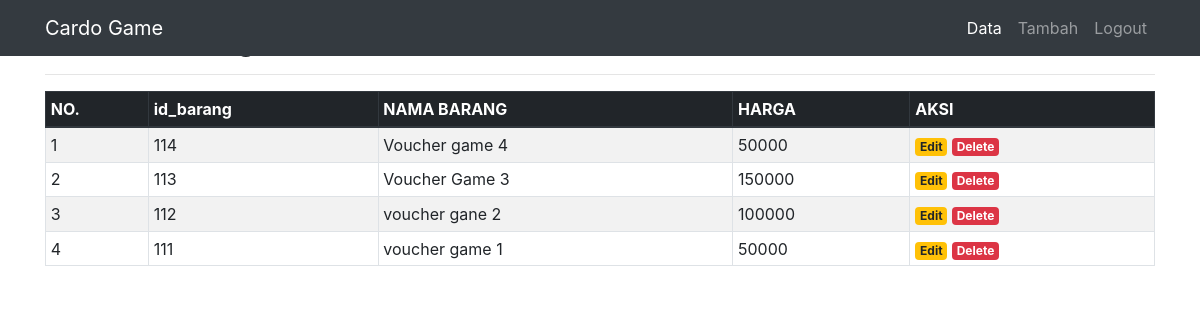
Screenshot of /crud.php with the database file from the repository.
### tables this page shows
CREATE TABLE `barang` (
  `id` int(11) NOT NULL,
  `id_barang` varchar(50) NOT NULL,
  `nama_barang` text NOT NULL,
  `harga` varchar(50) NOT NULL
);

### crud.php (the view, shortened to what this page needs)
<?php
include('config.php');
?>
<!DOCTYPE html>
<html>
<head>
	<link rel="stylesheet" href="https://stackpath.bootstrapcdn.com/bootstrap/4.1.3/css/bootstrap.min.css">
</head>
<body>
	 <nav class="navbar navbar-expand-lg navbar-dark bg-dark fixed-top">
    <div class="container">
      <a class="navbar-brand" href="">Cardo Game</a>
      <div class="collapse navbar-collapse" id="navbarResponsive">
        <ul class="navbar-nav ml-auto">
          <li class="nav-item active">
            <a class="nav-link" href="index2.php">Data
            </a>
          </li>
          <li class="nav-item">
            <a class="nav-link" href="tambah.php">Tambah</a>
          </li>
          <li class="nav-item">
            <a class="nav-link" href="logout.php">Logout</a>
          </li>
        </ul>
      </div>
    </div>
  </nav>
	<div class="container" style="margin-top:20px">
		<h2>Daftar Barang</h2>
		<hr>
		<table class="table table-striped table-hover table-sm table-bordered">
			<thead class="thead-dark">
				<tr>
					<th>NO.</th>
					<th>id_barang</th>
					<th>NAMA BARANG</th>
					<th>HARGA</th>
					<th>AKSI</th>
				</tr>
			</thead>
			<tbody>
				<?php
				$sql = mysqli_query($koneksi, "SELECT * FROM barang ORDER BY id DESC") or die(mysqli_error($koneksi));
				if(mysqli_num_rows($sql) > 0){
					$no = 1;
					while($data = mysqli_fetch_assoc($sql)){
						echo '
						<tr>
							<td>'.$no.'</td>
							<td>'.$data['id_barang'].'</td>
							<td>'.$data['nama_barang'].'</td>
							<td>'.$data['harga'].'</td>
							<td>
								<a href="edit.php?id='.$data['id'].'" class="badge badge-warning">Edit</a>
								<a href="delete.php?id='.$data['id'].'" class="badge badge-danger" onclick="return confirm(\'Yakin ingin menghapus data ini?\')">Delete</a>
							</td>
						</tr>
						';
						$no++;
					}
				}else{
					echo '
					<tr>
						<td colspan="6">Tidak ada data.</td>
					</tr>
					';
				}
				?>
		</table>
	</div>
</body>
</html>

### rows the page displays
barang: id_barang "114", nama_barang "Voucher game 4", harga "50000"
barang: id_barang "113", nama_barang "Voucher Game 3", harga "150000"
barang: id_barang "112", nama_barang "voucher gane 2", harga "100000"
barang: id_barang "111", nama_barang "voucher game 1", harga "50000"
